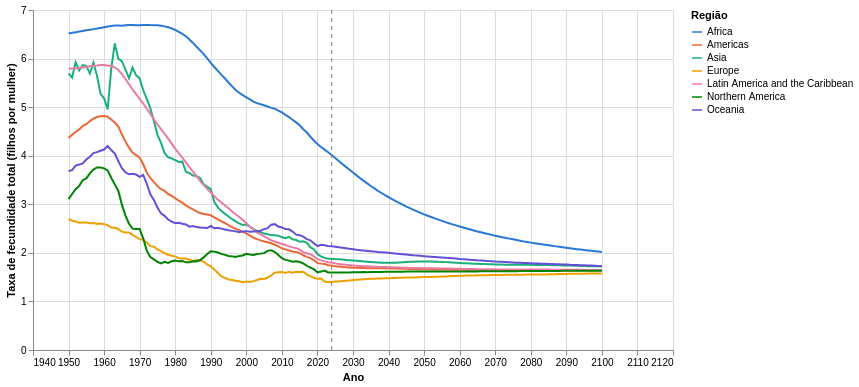

Notebook cell for this chart:
### Code cell
regioes_serie = medium[medium["LocTypeName"] == "Geographic region"]

linhas = alt.Chart(regioes_serie).mark_line(strokeWidth=2).encode(
    x=alt.X("Time:Q", title="Ano", axis=alt.Axis(format="d")),
    y=alt.Y("TFR:Q", title="Taxa de fecundidade total (filhos por mulher)"),
    color=alt.Color("Location:N", scale=escala_regiao, legend=alt.Legend(title="Região")),
    tooltip=["Location:N", "Time:Q", alt.Tooltip("TFR:Q", format=".2f")],
)
corte = alt.Chart(pd.DataFrame({"Time": [2024]})).mark_rule(strokeDash=[4, 4], color="gray").encode(x="Time:Q")

(linhas + corte).properties(width=640, height=340)

### Figure 1 — Vega-Lite specification as saved in the notebook (floating-point values rounded to 4 significant figures; data arrays with more than 128 entries replaced by an {"elided": "..."} marker saying what was removed)
{"config": {"view": {"continuousWidth": 300, "continuousHeight": 300}}, "layer": [{"data": {"name": "data-56145f2f69f27157d79afc8a6c1bba0a"}, "mark": {"type": "line", "strokeWidth": 2}, "encoding": {"color": {"field": "Location", "legend": {"title": "Região"}, "scale": {"domain": ["Africa", "Americas", "Asia", "Europe", "Latin America and the Caribbean", "Northern America", "Oceania"], "range": ["#2a78d6", "#eb6834", "#1baf7a", "#eda100", "#e87ba4", "#008300", "#6250d6"]}, "type": "nominal"}, "tooltip": [{"field": "Location", "type": "nominal"}, {"field": "Time", "type": "quantitative"}, {"field": "TFR", "format": ".2f", "type": "quantitative"}], "x": {"axis": {"format": "d"}, "field": "Time", "title": "Ano", "type": "quantitative"}, "y": {"field": "TFR", "title": "Taxa de fecundidade total (filhos por mulher)", "type": "quantitative"}}}, {"data": {"name": "data-57a688c33933d85ccdb2ea28c4c455e2"}, "mark": {"type": "rule", "color": "gray", "strokeDash": [4, 4]}, "encoding": {"x": {"field": "Time", "type": "quantitative"}}}], "height": 340, "width": 640, "$schema": "https://vega.github.io/schema/vega-lite/v6.4.1.json", "datasets": {"data-56145f2f69f27157d79afc8a6c1bba0a": {"elided": "1064 records"}, "data-57a688c33933d85ccdb2ea28c4c455e2": [{"Time": 2024}]}}
